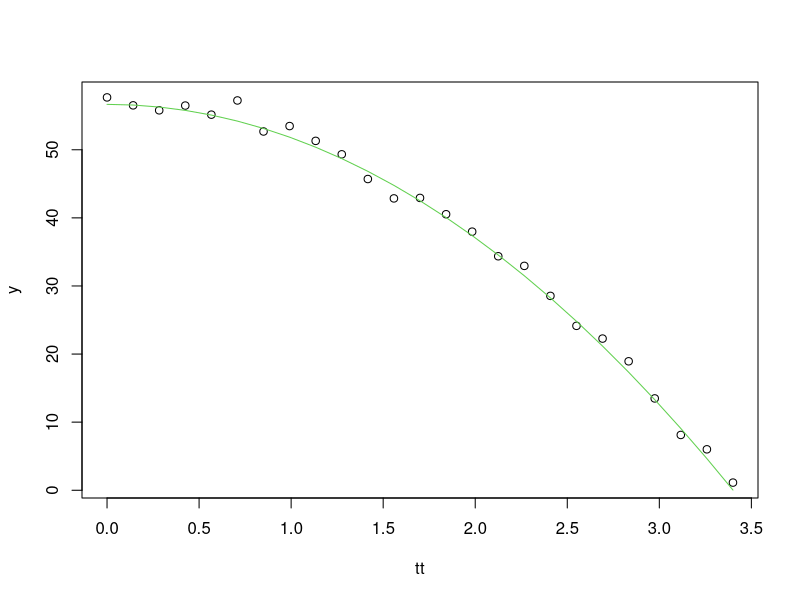
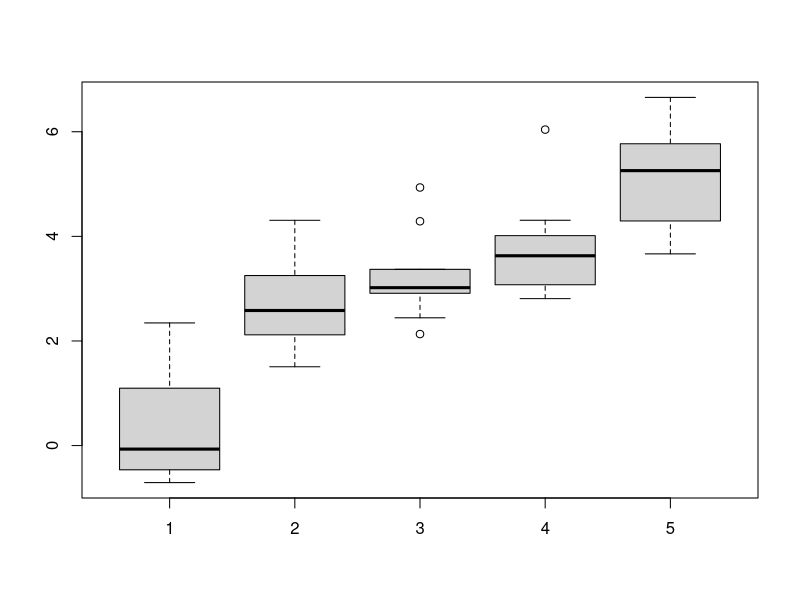
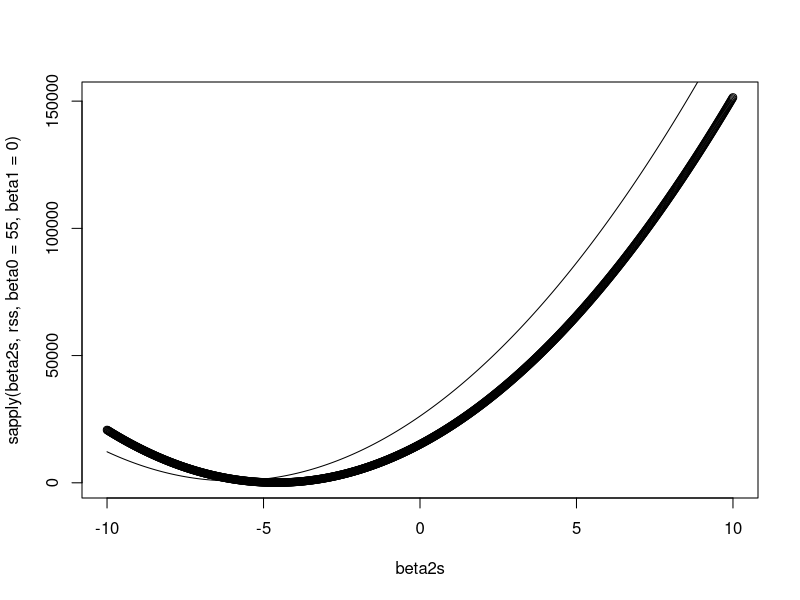
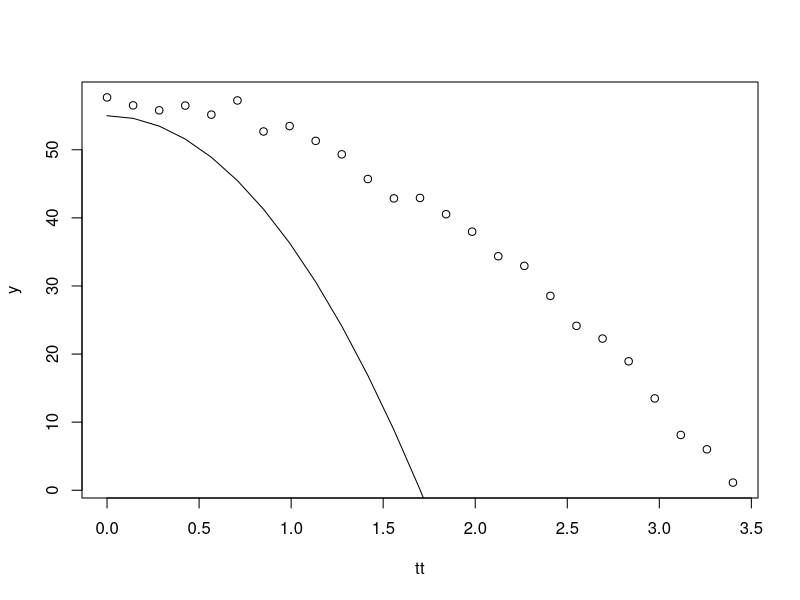

Write R code to recreate these figures, in order.
# 7/26/18, 21:36
g = 9.8
n = 25 
tt = seq(0, 3.4, len=n)
f = 56.67 - 0.5*g*tt^2
y = f + rnorm(n, sd=1)
plot(tt, y)
lines(tt, f, col=3)

tt2 = tt^2
fit = lm(y~tt+tt2)
summary(fit)



x = list(a = 1, b = 1:3, c = 10:100)
lapply(x, sum)
sapply(x, FUN = sum)
mm = sapply(1:5, function(x) rnorm(9, x))
boxplot(mm)

rss = function(beta0, beta1, beta2) {
	r = y - (beta0+beta1*tt+beta2*tt^2)
	return(sum(r^2))
}
beta2s = seq(-10, 10, len=1000)
plot(beta2s, sapply(beta2s, rss, beta0=55, beta1=0))
lines(beta2s, sapply(beta2s, rss, beta0=65, beta1=0))

plot(tt, y)
(y - 4)^2
n = 55 - 19 * tt^2
lines(tt, n)
rnorm

